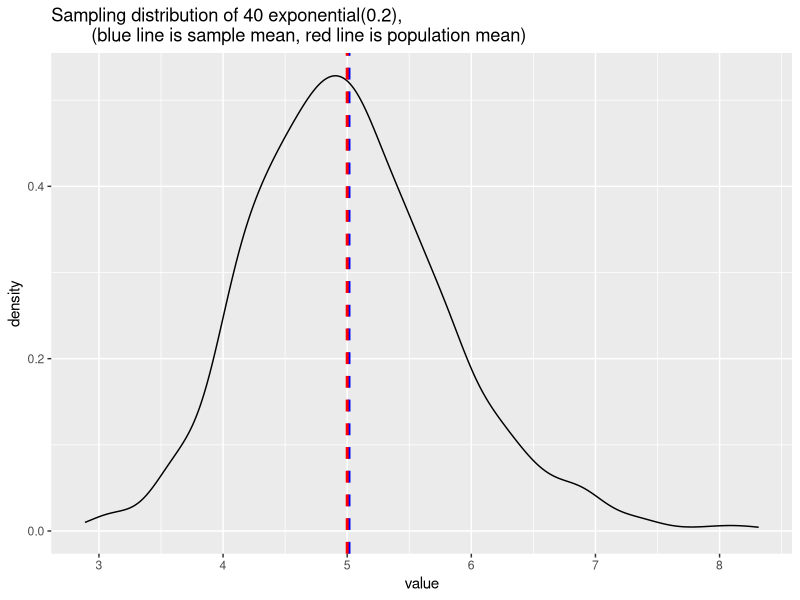

Generate this figure with R:
## ---- chunk 1
library(ggplot2)

sampling.dist <- c()
for(i in 1:1000){
        sample <- rexp(40, .2)
        sample.mean <- mean(sample)
        sampling.dist <- append(sampling.dist, sample.mean)
}
## ---- chunk 2

df.samp.dist <- data.frame(sampling.dist)
names(df.samp.dist)[1] <- "obs"

ggplot(df.samp.dist, aes(x = obs)) + geom_density() + geom_vline(aes(xintercept = mean(obs)), color = "blue",
        linetype = "dashed", size = 1) + geom_vline(aes(xintercept = 1/.2), color = "red", linetype = "dashed", 
        size = 1) + xlab("value") + ggtitle("Sampling distribution of 40 exponential(0.2), 
        (blue line is sample mean, red line is population mean)")
## ---- chunk 3
print(mean(df.samp.dist$obs))
## ---- chunk 4
print(1/.2)
## ---- chunk 5
print(var(df.samp.dist$obs))
## ---- chunk 6
print(1/.2)
